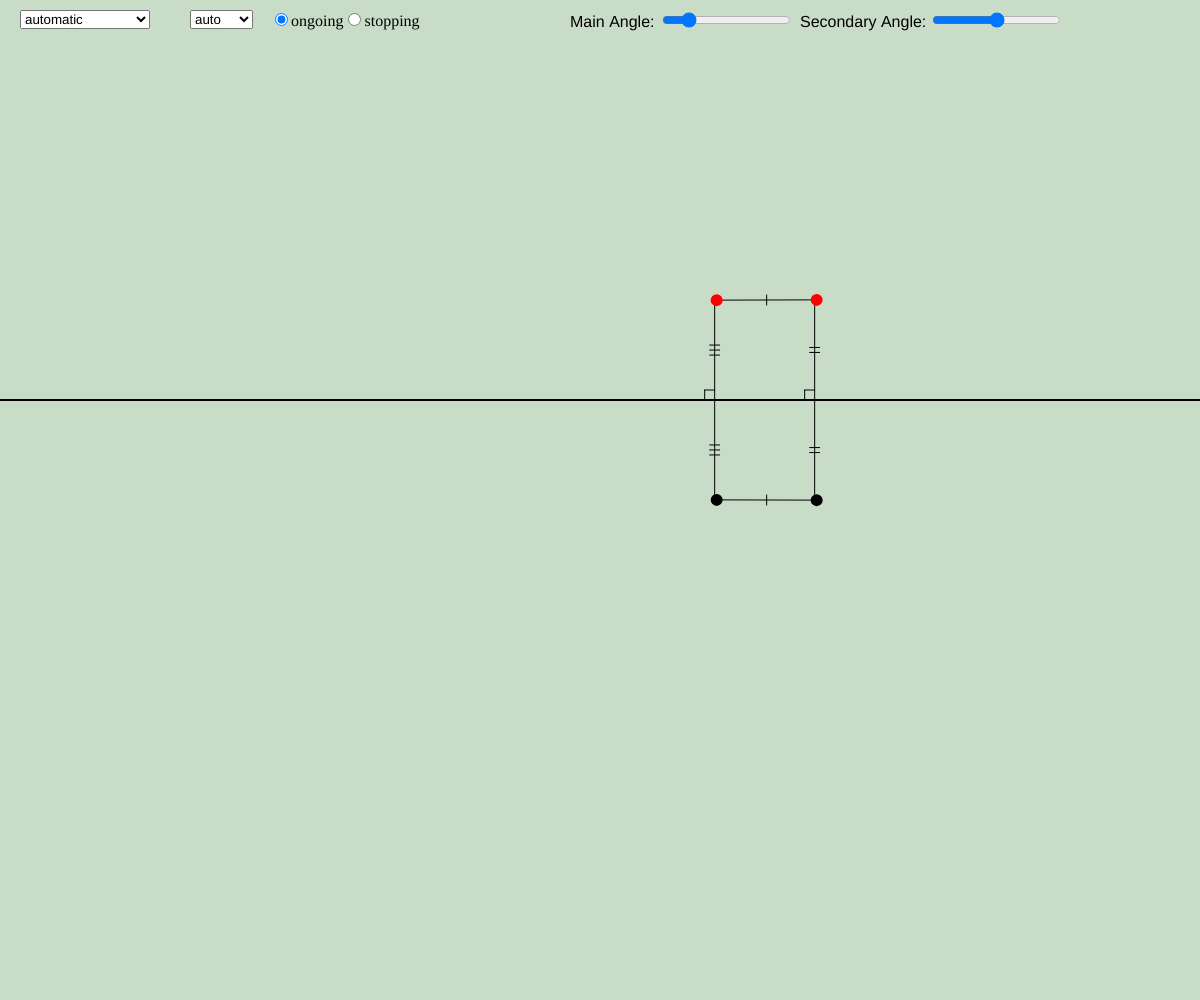
Frame 1 (no input)
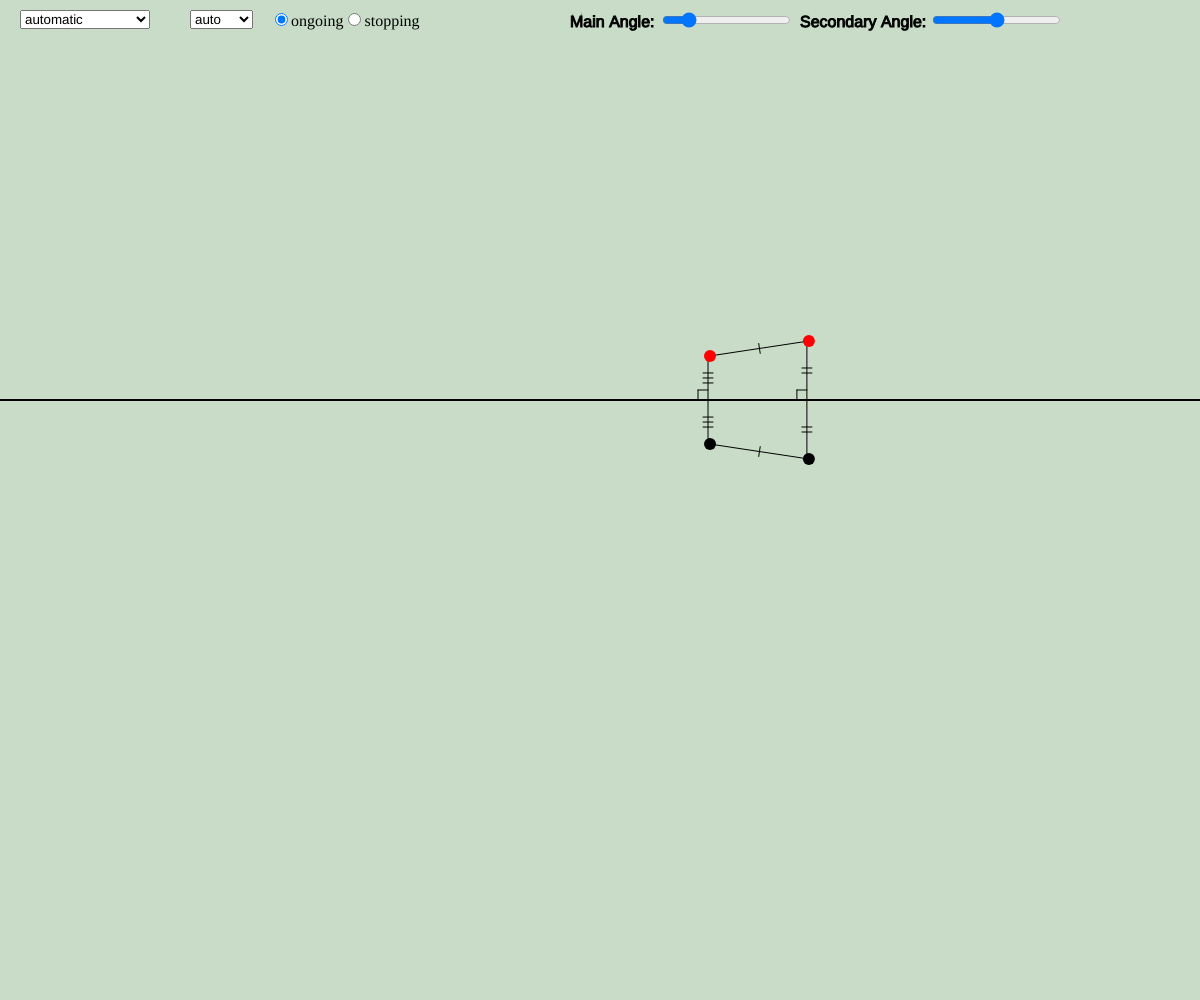
Frame 60 (no input)
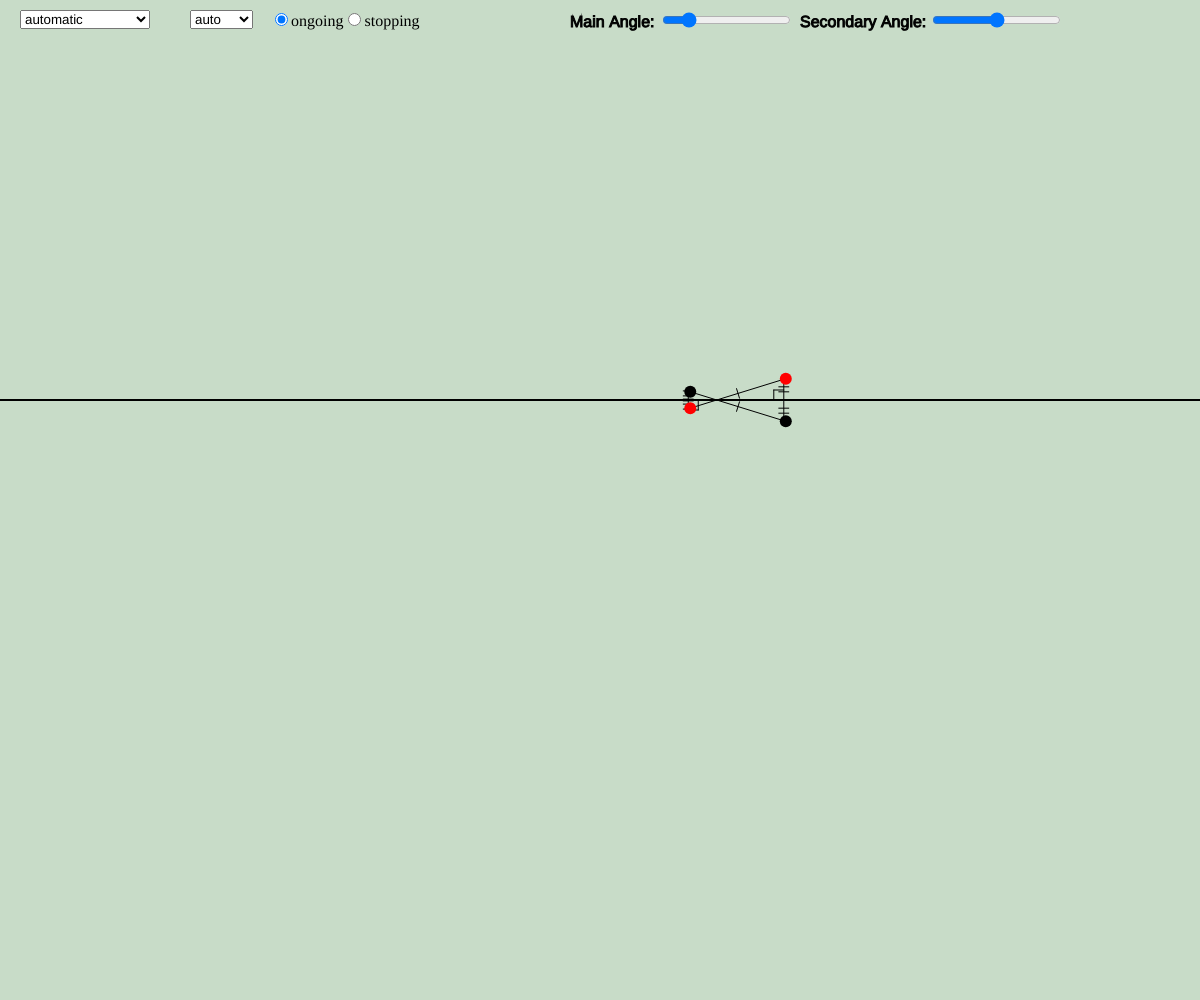
Frame 120 (the mouse pressed at the canvas centre since frame 60)

The p5.js sketch that drew these frames (run headless with seeded random() and noise() and a simulated clock; from frame 60 on, the mouse is pressed at the canvas centre):

// p5.js sketch
// ── sketch.js
/* Application that emulates the compositions of two reflections are rotations, etc.
 * version 0.3, 2026/02/18, snow00two, 
 * \href{https://creativecommons.org/licenses/by-nc-nd/4.0/}{\ccbyncsa}
 */ 
let widthCanvas = 720 * 3/2  ; //=1080
let heightCanvas = 405 * 3/2 ; //=607.5
let centerX = widthCanvas/2 ;
let centerY = heightCanvas/2 ;
const BACK_COLOR = [200, 220, 200] ;
let radiusLarge = widthCanvas ;
const AUTO_SPEED = 0.005 ;
const EPSILON = 5;
let radiusAut1 = 250 ;
let radiusAut2 = 150;
let radiusAut3 = 100;
let radiusAut4 = 30;
let SHIFT_GR = 100 ;
let div0 = 5;
let div1 = 10;
const FIRST_PERIOD = 2000;//period
const SECOND_PERIOD = FIRST_PERIOD + 2600;
const THIRD_PERIOD = SECOND_PERIOD + 2600;
const TEST_PERIOD = 200;

let selectComp ;
let selectMode ;
let tilteRatioP ;
let tilteRatioS ;
let stopSwitch ;
let switchState ; 
let autoMode ;
let modeSelect;

const MAX_REFRECT0 = THIRD_PERIOD;
const MAX_REFRECT = MAX_REFRECT0 + SECOND_PERIOD;
const MAX_ROTATE = MAX_REFRECT + FIRST_PERIOD;
const MAX_GLID_REF = MAX_ROTATE + THIRD_PERIOD;

function setup() {
  widthCanvas = windowWidth ;
  heightCanvas = windowHeight ;
  centerX = windowWidth / 2;
  centerY = windowHeight / 2;
  scaleCanvas = min(widthCanvas, heightCanvas);
  radiusAut1 = scaleCanvas / 2.5;
  radiusAut2 = scaleCanvas / 4;
  radiusAut3 = scaleCanvas / 6;
  radiusAut4 = scaleCanvas /20;
  selectComp = createSelect() ;
  selectComp.option('automatic', 'auto');
  selectComp.option('parallel reflections', 'reflections0') ; /* compositions of two reflections with respect to parallel line */
  selectComp.option('reflections', 'reflections') ; /* compositions of two reflections with respect to non parallel line   */
  selectComp.option('rotations', 'rotations') ; /* compositions of two rotations of different centers  */
  selectComp.option('glide Reflections', 'glideRef'); /* compsition of the same glide refrection is a translation */
  selectComp.selected('auto') ;
  selectComp.position(130 -110, 10) ;
  selectComp.changed( resetBackground ) ;

  autoMode = selectComp.value();

  selectMode = createSelect() ;
  selectMode.option('auto', 'auto') ; /*  auto demo mode */
  selectMode.option('mouse', 'mouse') ; /*  mouse input mode */
  selectMode.selected('auto') ;
  selectMode.position(300 -110, 10) ;

  stopSwitch = createRadio();
  stopSwitch.option('ongoing');
  stopSwitch.option('stopping');
  stopSwitch.selected('ongoing');
  stopSwitch.position(380 -110, 10);

  tilteRatioP = createSlider(0.1, 100-0.1, 100/6) ; /* percentage of angle to PI */
  tilteRatioP.position(660, 10) ;

  tilteRatioS = createSlider(0.1, 100-0.1, 100 * 2.5/5) ; /* percent of angle to PI(1-tilteRatioP/100) */
  tilteRatioS.position(930, 10) ;

  createCanvas(widthCanvas, heightCanvas) ;
  background(BACK_COLOR) ;

  textSize(16);//We need to set the fontsize here for using in the draw functin.
}

let i = 0; // time parameter
let h = 0; //parameter controlling auto mode 
let periodState = 0;

function draw() {
  // auto play mode or selecting mode: processing of h
  if (autoMode === 'auto'){
    if (h < MAX_REFRECT0){
      modeSelect = 'reflections0';
      h++; 
    } else if (h < MAX_REFRECT){
      modeSelect = 'reflections';
      h++; 
    } else if (h < MAX_ROTATE){
      modeSelect = 'rotations';
      h++; 
    } else if (h === MAX_ROTATE) {// We need to reset periodState = 0, i = 0 here. 
        // Otherwise in 'glideRef' mode, periodState is 1 and i => i++
      modeSelect = 'glideRef';
      periodState = 0;
      i = 0;
      h++;
    } else if (h < MAX_GLID_REF){
      modeSelect = 'glideRef';
      h++;
    } else {
      h = 0;
    }
  } else {
    modeSelect = autoMode;
  }

  //processing priod state and i
  if (i < FIRST_PERIOD) {
    periodState = 0;
  } else if ( i < SECOND_PERIOD && (modeSelect === 'reflections0' || modeSelect === 'reflections' || modeSelect === 'glideRef') ){
    periodState = 1;
  } else if ( i < THIRD_PERIOD && (modeSelect === 'reflections0' || modeSelect === 'glideRef') ){
    periodState = 2;
  } else {
    periodState = 0;
    i = 0 ;
  }

  // test
  // if (i % TEST_PERIOD === 0){
  //   console.log(periodState);
  //   console.log(modeSelect);
  //   console.log(h);
  //   console.log(i);
  // }

  background(BACK_COLOR) ;
  let p0X ; 
  let p0Y ;
  let q0X ;
  let q0Y ;
  let r0X ;
  let r0Y ;
  let pX ; 
  let pY ;
  let qX ;
  let qY ;
  let rX ;
  let rY ;
  let pqX ;
  let pqY ; 
  let qpX ;
  let qpY ; 
  let prX ;
  let prY ;
  let p1q1X ;
  let p1q1Y ;
  let q1p1X ;
  let q1p1Y ;
  let qrX ;
  let qrY ; 
  let rqX ;
  let rqY ; 
  const NUM_FLICK_1 = 1;
  const NUM_FLICK_2 = 2;
  const NUM_FLICK_3 = 3;
  let angleP;
  let angleS;
  let xX ;
  let xY ;
  let x1X;
  let x1Y;
  let x2X;
  let x2Y;
  let x3X;
  let x3Y;
  let xM1X;
  let xM1Y;
  let xM2X;
  let xM2Y;
  let xM3X;
  let xM3Y;

  let smallShift = 2;// shift segments in 'reflection0' to separete each other

  // text('Composition of:', 10, 29-2);
  text('Main Angle:', 570, 29-2);
  text('Secondary Angle:', 800, 29-2);
  switchState = stopSwitch.value();

  let radiusAut;
  if (modeSelect === 'reflections') {
    radiusAut = radiusAut1;
  } else if (modeSelect === 'rotations' || modeSelect === 'glideRef'){
    radiusAut = radiusAut2;
  } else if (modeSelect === 'reflections0') {
    radiusAut = radiusAut3;
  }

  if (selectMode.value() === 'auto') {
    xX = centerX + radiusAut * cos(AUTO_SPEED * i) ;
    xY = centerY - radiusAut * sin(AUTO_SPEED * i) ;
    i = freezingFrame(switchState,i);//i=i++ ; or i = i;
  } else if ( selectMode.value() === 'mouse' ) {
    if ( mouseX >= 0 && mouseX <= widthCanvas &&  mouseY >= 0 && mouseY <=heightCanvas ){
      xX = mouseX ;
      xY = mouseY ;
    }
  }

  let xPX = xX + radiusAut4 * cos(AUTO_SPEED * i /2);
  let xPY = xY + radiusAut4 * sin(AUTO_SPEED * i /2);
  let xDX = xX - radiusAut4 * cos(AUTO_SPEED * i /2);
  let xDY = xY - radiusAut4 * sin(AUTO_SPEED * i /2);
  
  if (modeSelect === 'reflections0'){
    let halfWidth = heightCanvas/div1;
    pqX = widthCanvas;
    pqY = centerY - halfWidth;
    qpX = 0;
    qpY = pqY;
    p1q1X = pqX;
    p1q1Y = centerY + halfWidth;
    q1p1X = qpX;
    q1p1Y = p1q1Y;
    let p2q2X = pqX;
    let p2q2Y = p1q1Y+2 * halfWidth;
    let q2p2X = qpX;
    let q2p2Y = p2q2Y;
    let p3q3X = pqX;
    let p3q3Y = p2q2Y+ 2 * halfWidth;
    let q3p3X = qpX;
    let q3p3Y = p3q3Y;
    let pM1qM1X = pqX;
    let pM1qM1Y = pqY - 2 * halfWidth;
    let qM1pM1X = qpX ;
    let qM1pM1Y = pM1qM1Y;
    let pM2qM2X = pqX;
    let pM2qM2Y = pqY - 4 * halfWidth;
    let qM2pM2X = qpX ;
    let qM2pM2Y = pM2qM2Y;
    let pM3qM3X = pqX;
    let pM3qM3Y = pqY - 6 * halfWidth;
    let qM3pM3X = qpX ;
    let qM3pM3Y = pM3qM3Y;
    let xP1X;
    let xP1Y;
    let xD1X;
    let xD1Y;
    let xP2X;
    let xP2Y;
    let xD2X;
    let xD2Y;
    let xPM2X;
    let xPM2Y;
    let xDM2X;
    let xDM2Y;
    let xPM3X;
    let xPM3Y;
    let xP3X;
    let xP3Y;
    let xD3X;
    let xD3Y;
    let xP4X;
    let xP4Y;
    let xD4X;
    let xD4Y;
    let xPM4X;
    let xPM4Y;
    let xDM4X;
    let xDM4Y;

    [xPM1X, xPM1Y] = refPoint(xPX, xPY, pqX, pqY, qpX, qpY);
    [xDM1X, xDM1Y] = refPoint(xDX, xDY, pqX, pqY, qpX, qpY);
    [xP1X, xP1Y] = refPoint(xPX, xPY, p1q1X, p1q1Y, q1p1X, q1p1Y);
    [xD1X, xD1Y] = refPoint(xDX, xDY, p1q1X, p1q1Y, q1p1X, q1p1Y);

    [xP2X, xP2Y] = refPoint(xPM1X, xPM1Y, p1q1X, p1q1Y, q1p1X, q1p1Y);
    [xD2X, xD2Y] = refPoint(xDM1X, xDM1Y, p1q1X, p1q1Y, q1p1X, q1p1Y);
    [xPM2X, xPM2Y] = refPoint(xP1X, xP1Y, pqX, pqY, qpX, qpY);
    [xDM2X, xDM2Y] = refPoint(xD1X, xD1Y, pqX, pqY, qpX, qpY);
    
    [xPM3X, xPM3Y] = refPoint(xP2X, xP2Y, pqX, pqY, qpX, qpY);
    [xDM3X, xDM3Y] = refPoint(xD2X, xD2Y, pqX, pqY, qpX, qpY);
    [xP3X, xP3Y] = refPoint(xPM2X, xPM2Y, p1q1X, p1q1Y, q1p1X, q1p1Y);
    [xD3X, xD3Y] = refPoint(xDM2X, xDM2Y, p1q1X, p1q1Y, q1p1X, q1p1Y);
   
    [xP4X, xP4Y] = refPoint(xPM3X, xPM3Y, p1q1X, p1q1Y, q1p1X, q1p1Y);
    [xD4X, xD4Y] = refPoint(xDM3X, xDM3Y, p1q1X, p1q1Y, q1p1X, q1p1Y,pqX);
    [xPM4X, xPM4Y] = refPoint(xP3X, xP3Y, pqX, pqY, qpX, qpY );
    [xDM4X, xDM4Y] = refPoint(xD3X, xD3Y, pqX, pqY, qpX, qpY);
    strokeWeight(2) ;
    line(pqX, pqY, qpX, qpY);
    strokeWeight(1) ;

    if (periodState === 0) {
      strokeWeight(1) ;
      drawRef(xPX - smallShift, xPY, xPM1X - smallShift, xPM1Y, NUM_FLICK_2);
      drawRef(xDX - smallShift, xDY, xDM1X - smallShift, xDM1Y, NUM_FLICK_3);
      lineFlickMark(xPX, xPY, xDX, xDY, NUM_FLICK_1);
      lineFlickMark(xPM1X, xPM1Y, xDM1X, xDM1Y, NUM_FLICK_1);

      strokeWeight(12);
      stroke('black'); 
      point(xPX, xPY);
      point(xDX, xDY);

      stroke('red'); 
      point(xPM1X, xPM1Y);
      point(xDM1X, xDM1Y);

    } else if  (periodState === 1) {
      drawRef(xPM1X - smallShift, xPM1Y, xPX - smallShift, xPY, NUM_FLICK_2);
      drawRef(xDM1X - smallShift, xDM1Y, xDX - smallShift, xDY, NUM_FLICK_3);
      drawRef(xP1X + smallShift, xP1Y, xPX + smallShift, xPY, NUM_FLICK_2);
      drawRef(xD1X + smallShift, xD1Y, xDX + smallShift, xDY, NUM_FLICK_3);

      strokeWeight(2) ;
      line(p1q1X, p1q1Y, q1p1X, q1p1Y);

      strokeWeight(1) ;
      lineFlickMark(xPX, xPY, xDX, xDY,NUM_FLICK_1);
      lineFlickMark(xPM1X, xPM1Y, xDM1X, xDM1Y,NUM_FLICK_1);
      lineFlickMark(xP1X, xP1Y, xD1X, xD1Y,NUM_FLICK_1);

      strokeWeight(12);
      stroke('black'); 
      point(xPX, xPY);
      point(xDX, xDY);

      stroke('red'); 
      point(xPM1X, xPM1Y);
      point(xDM1X, xDM1Y);
      point(xP1X, xP1Y);
      point(xD1X, xD1Y);
    } else if  (periodState === 2) {
      strokeWeight(2) ;
      line(p1q1X, p1q1Y, q1p1X, q1p1Y);
      line(p2q2X, p2q2Y, q2p2X, q2p2Y);
      // line(p3q3X, p3q3Y, q3p3X, q3p3Y);
      line(pM1qM1X, pM1qM1Y, qM1pM1X, qM1pM1Y);
      strokeWeight(1) ;

      lineFlickMark(xPX, xPY, xDX, xDY, NUM_FLICK_1);
      lineFlickMark(xP1X, xP1Y, xD1X, xD1Y, NUM_FLICK_1);
      lineFlickMark(xP2X, xP2Y, xD2X, xD2Y, NUM_FLICK_1);
      lineFlickMark(xP3X, xP3Y, xD3X, xD3Y, NUM_FLICK_1);
      lineFlickMark(xP4X, xP4Y, xD4X, xD4Y, NUM_FLICK_1);
      lineFlickMark(xPM1X, xPM1Y, xDM1X, xDM1Y, NUM_FLICK_1);
      lineFlickMark(xPM2X, xPM2Y, xDM2X, xDM2Y, NUM_FLICK_1);
      lineFlickMark(xPM3X, xPM3Y, xDM3X, xDM3Y, NUM_FLICK_1);
      lineFlickMark(xPM4X, xPM4Y, xDM4X, xDM4Y, NUM_FLICK_1);

      strokeWeight(12);
      stroke('black'); 
      point(xPX, xPY);
      point(xDX, xDY);
      point(xP2X, xP2Y);
      point(xD2X, xD2Y);
      point(xP4X, xP4Y);
      point(xD4X, xD4Y);
      point(xPM2X, xPM2Y);
      point(xDM2X, xDM2Y);
      point(xPM4X, xPM4Y);
      point(xDM4X, xDM4Y);

      stroke('red'); 
      point(xP1X, xP1Y);
      point(xD1X, xD1Y);
      point(xP3X, xP3Y);
      point(xD3X, xD3Y);
      point(xPM1X, xPM1Y);
      point(xDM1X, xDM1Y);
      point(xPM3X, xPM3Y);
      point(xDM3X, xDM3Y);
    }
    strokeWeight(1);
    stroke('black'); 
  } else if (modeSelect === 'reflections'){
    angleP = PI * tilteRatioP.value()/100 ;
    pX = centerX;
    pY = centerY;
    qX = pX + radiusAut1;
    qY = pY;
    rX = pX + radiusAut1 * cos(angleP) ;
    rY = pY - radiusAut1 * sin(angleP) ; 
    pqX = qX + 3 * radiusLarge;
    pqY = qY ;
    qpX = 0 ;
    qpY = qY ;
    prX = pX + radiusLarge * cos(angleP) ;
    prY = pY - radiusLarge * sin(angleP) ; 
    rpX = pX - radiusLarge * cos(angleP) ;
    rpY = pY + radiusLarge * sin(angleP) ;
  
    strokeWeight(2) ;
    line(pqX, pqY, qpX, qpY);

    if (periodState === 0) {
      [x1X, x1Y] = refPoint(xX, xY, pX, pY, qX, qY);
      drawRef(xX, xY, x1X, x1Y, 1);
      strokeWeight(5) ;
      stroke('red');
      line(pX, pY, xX, xY);
      stroke('black') ;
      line(pX, pY, x1X, x1Y);
      strokeWeight(12);
      stroke('black'); 
      point(xX, xY);
      stroke('red'); 
      point(x1X, x1Y);

    } else if  (periodState === 1) {
      line(prX, prY, rpX ,rpY);

      [x1X, x1Y] = refPoint(xX, xY, pX, pY, qX, qY);
      drawRef(xX, xY, x1X, x1Y, 1);

      [xdPX, xdPY] = refPoint(x1X, x1Y,pX, pY, rX, rY);
      drawRef(x1X, x1Y, xdPX, xdPY, 2);

      strokeWeight(5) ;
      stroke('red');
      line(pX, pY, xX, xY);
      line(pX, pY, xdPX, xdPY);
      stroke('black') ;
      line(pX, pY, x1X, x1Y);

      strokeWeight(12);
      stroke('black'); 
      point(xX, xY);
      stroke('red'); 
      point(x1X, x1Y);
      stroke('green'); 
      point(xdPX, xdPY);
    } 
  
    strokeWeight(1);
    stroke('black'); 
  } else if (modeSelect === 'rotations') {
    angleP = PI * tilteRatioP.value()/100 ;
    angleS = (PI - angleP) * tilteRatioS.value()/100 ;

    p0X = 0;
    p0Y = 0;
    q0X = p0X + radiusAut2 * (cos(angleP) - sin(angleP)/tan(angleP + angleS) );// + =>  - 
    q0Y = p0Y;
    r0X = p0X + radiusAut2 * cos(angleP) ;
    r0Y = p0Y - radiusAut2 * sin(angleP) ; 
    pqr0X =(p0X + q0X +r0X)/3;
    pqr0Y =(p0Y + q0Y +r0Y)/3;

    let D = max(abs(q0X-p0X), abs(q0Y-p0Y),abs(r0X-p0X),abs(r0Y-p0Y), abs(q0X-r0X),abs(q0Y-r0Y));
    let scaleF = 2*radiusAut2/D;
    pX = centerX +scaleF*(p0X-pqr0X);
    pY = centerY + scaleF*(p0Y-pqr0Y);
    qX = centerX +scaleF*(q0X-pqr0X);
    qY = centerY + scaleF*(q0Y-pqr0Y);                                          //since y axis is the inverse direction
    rX = centerX +scaleF*(r0X-pqr0X);
    rY = centerY + scaleF*(r0Y-pqr0Y);
    pqX = qX + 3 * widthCanvas;
    pqY = qY ;
    qpX = 0 ;
    qpY = qY ;
    prX = pX +  3 * widthCanvas * cos(angleP) ;
    prY = pY -  3 * widthCanvas * sin(angleP) ; 
    rpX = pX -  3 * widthCanvas * cos(angleP) ;
    rpY = pY +  3 * widthCanvas * sin(angleP) ;

    strokeWeight(2) ;
    line(pqX, pqY, qpX, qpY);
    line(prX, prY, rpX ,rpY);

    let d = dist(qX, qY, rX, rY);
    if (d > EPSILON ){
      let replaceX =  3 * widthCanvas * (rX - qX)/d;
      let replaceY =  3 * widthCanvas * (rY - qY)/d; 
      rqX = qX + replaceX;
      rqY = qY + replaceY;
      qrX = qX - replaceX;
      qrY = qY - replaceY;
      line(rqX ,rqY, qrX, qrY);   
    } else {
      ;
    }

    if (periodState === 0 || periodState === 1) {
      [x1X, x1Y] = refPoint(xX, xY, pX, pY, qX, qY);
      drawRef(xX, xY, x1X, x1Y, NUM_FLICK_1);

      [xdPX, xdPY] = refPoint(x1X, x1Y,pX, pY, rX, rY)
      drawRef(x1X, x1Y, xdPX, xdPY, NUM_FLICK_2);

      [xtPX, xtPY] = refPoint(x1X, x1Y, qX, qY, rX, rY)
      drawRef(x1X, x1Y, xtPX, xtPY, NUM_FLICK_3);

      strokeWeight(5) ;
      line(pX, pY, x1X, x1Y);
      line(rX, rY, x1X, x1Y);
      line(qX, qY, x1X, x1Y);

      stroke(255, 0, 0) ;
      line(pX, pY, xX, xY);
      line(pX, pY, xdPX, xdPY);
      stroke(0, 0,255) ;
      line(rX, rY, xdPX, xdPY);
      line(rX, rY, xtPX, xtPY);
      stroke(0,255, 0) ;
      line(qX, qY, xtPX, xtPY);
      line(qX, qY, xX, xY);

      stroke(0, 0, 0) ;
      strokeWeight(1) ;

      strokeWeight(12);
      stroke('black'); 
      point(xX, xY);
      stroke('green'); 
      point(x1X, x1Y);
      stroke('blue'); 
      point(xdPX, xdPY);
      stroke('red'); 
      point(xtPX, xtPY);     
    }
    strokeWeight(1);
    stroke('black'); 
  } else if (modeSelect === 'glideRef') {
    pqX = widthCanvas;
    pqY = centerY;
    qpX = 0;
    qpY = pqY;
    strokeWeight(2) ;
    line(pqX,pqY, qpX, qpY);
    strokeWeight(1) ;
    let mPX;
    let mPY;
    let mDX;
    let mDY;
    let mP1X;
    let mP1Y;
    let mP2X;
    let mP2Y;
    let mP3X;
    let mP3Y;
    let mP4X;
    let mP4Y;
    let mP5X;
    let mP5Y;
    let mD1X;
    let mD1Y;
    let mD2X;
    let mD2Y;
    let mD3X;
    let mD3Y;
    let mD4X;
    let mD4Y;
    let mD5X;
    let mD5Y;
    let gP1X;
    let gP1Y;
    let gP2X;
    let gP2Y;
    let gP3X;
    let gP3Y;
    let gP4X;
    let gP4Y;
    let gP5X;
    let gP5Y;
    let gD1X;
    let gD1Y;
    let gD2X;
    let gD2Y;
    let gD3X;
    let gD3Y;
    let gD4X;
    let gD4Y;
    let gD5X;
    let gD5Y;
    let mPM1X;
    let mPM1Y;
    let mPM2X;
    let mPM2Y;
    let mPM3X;
    let mPM3Y;
    let mPM4X;
    let mPM4Y;
    let mPM5X;
    let mPM5Y;
    let mDM1X;
    let mDM1Y;
    let mDM2X;
    let mDM2Y;
    let mDM3X;
    let mDM3Y;
    let mDM4X;
    let mDM4Y;
    let mDM5X;
    let mDM5Y;
    let gPM1X;
    let gPM1Y;
    let gPM2X;
    let gPM2Y;
    let gPM3X;
    let gPM3Y;
    let gPM4X;
    let gPM4Y;
    let gPM5X;
    let gPM5Y;
    let gDM1X;
    let gDM1Y;
    let gDM2X;
    let gDM2Y;
    let gDM3X;
    let gDM3Y;//gdM3Y
    let gDM4X;
    let gDM4Y;
    let gDM5X;
    let gDM5Y;
 
    [mPX, mPY, mP1X, mP1Y, gP1X, gP1Y] = glideRef(xPX, xPY, pqX, pqY, qpX, qpY);
    [mP1X, mP1Y, mP2X, mP2Y, gP2X, gP2Y] = glideRef(gP1X, gP1Y, pqX, pqY, qpX, qpY);
    [mP2X, mP2Y, mP3X, mP3Y, gP3X, gP3Y] = glideRef(gP2X, gP2Y, pqX, pqY, qpX, qpY);
    [mP3X, mP3Y, mP4X, mP4Y, gP4X, gP4Y] = glideRef(gP3X, gP3Y, pqX, pqY, qpX, qpY);
    [mP4X, mP4Y, mP5X, mP5Y, gP5X, gP5Y] = glideRef(gP4X, gP4Y, pqX, pqY, qpX, qpY);

    [mPMX, mPMY, mPM1X, mPM1Y, gPM1X, gPM1Y] = glideRef(xPX, xPY, qpX, qpY, pqX, pqY);//another direction
    [mPM1X, mPM1Y, mPM2X, mPM2Y, gPM2X, gPM2Y] = glideRef(gPM1X, gPM1Y, qpX, qpY, pqX, pqY);//another direction
    [mPM2X, mPM2Y, mPM3X, mPM3Y, gPM3X, gPM3Y] = glideRef(gPM2X, gPM2Y, qpX, qpY, pqX, pqY);//another direction
    [mPM3X, mPM3Y, mPM4X, mPM4Y, gPM4X, gPM4Y] = glideRef(gPM3X, gPM3Y, qpX, qpY, pqX, pqY);//another direction
    [mPM4X, mPM4Y, mPM5X, mPM5Y, gPM5X, gPM5Y] = glideRef(gPM4X, gPM4Y, qpX, qpY, pqX, pqY);//another direction

    [mDX, mDY, mD1X, mD1Y, gD1X, gD1Y] = glideRef(xDX, xDY, pqX, pqY, qpX, qpY);
    [mD1X, mD1Y, mD2X, mD2Y, gD2X, gD2Y] = glideRef(gD1X, gD1Y, pqX, pqY, qpX, qpY);//another direction
    [mD2X, mD2Y, mD3X, mD3Y, gD3X, gD3Y] = glideRef(gD2X, gD2Y, pqX, pqY, qpX, qpY);
    [mD3X, mD3Y, mD4X, mD4Y, gD4X, gD4Y] = glideRef(gD3X, gD3Y, pqX, pqY, qpX, qpY);
    [mD4X, mD4Y, mD5X, mD5Y, gD5X, gD5Y] = glideRef(gD4X, gD4Y, pqX, pqY, qpX, qpY);

    [mDMX, mDMY, mDM1X, mDM1Y, gDM1X, gDM1Y] = glideRef(xDX, xDY, qpX, qpY, pqX, pqY);//another direction
    [mDM1X, mDM1Y, mDM2X, mDM2Y, gDM2X, gDM2Y] = glideRef(gDM1X, gDM1Y, qpX, qpY, pqX, pqY);//another direction
    [mDM2X, mDM2Y, mDM3X, mDM3Y, gDM3X, gDM3Y] = glideRef(gDM2X, gDM2Y, qpX, qpY, pqX, pqY);//another direction
    [mDM3X, mDM3Y, mDM4X, mDM4Y, gDM4X, gDM4Y] = glideRef(gDM3X, gDM3Y, qpX, qpY, pqX, pqY);//another direction
    [mDM4X, mDM4Y, mDM5X, mDM5Y, gDM5X, gDM5Y] = glideRef(gDM4X, gDM4Y, qpX, qpY, pqX, pqY);//another direction
    
    if (periodState === 0) {
      drawGridRef (xPX, xPY, mPX, mPY, mP1X, mP1Y, gP1X, gP1Y, NUM_FLICK_2);
      drawGridRef (xDX, xDY, mDX, mDY, mD1X, mD1Y, gD1X, gD1Y, NUM_FLICK_3);

      lineFlickMark(xPX, xPY,xDX, xDY, NUM_FLICK_1);
      lineFlickMark(gP1X, gP1Y, gD1X, gD1Y, NUM_FLICK_1);

      strokeWeight(12);
      stroke('black'); 
      point(xPX, xPY);
      point(xDX, xDY);
      stroke('red'); 
      point(gP1X, gP1Y);
      point(gD1X, gD1Y);
      // stroke('red'); 
      // point(xdPX, xdPY);
    } else if (periodState === 1) {
      drawGridRef (xPX, xPY, mPX, mPY, mP1X, mP1Y, gP1X, gP1Y, NUM_FLICK_2);
      drawGridRef (xDX, xDY, mDX, mDY, mD1X, mD1Y, gD1X, gD1Y, NUM_FLICK_3);
      drawGridRef (xPX, xPY, mPX, mPY, mPM1X, mPM1Y, gPM1X, gPM1Y, NUM_FLICK_2);
      drawGridRef (xDX, xDY, mDMX, mDMY, mDM1X, mDM1Y, gDM1X, gDM1Y, NUM_FLICK_3);

      lineFlickMark(xPX, xPY, xDX, xDY, NUM_FLICK_1);
      lineFlickMark(gP1X, gP1Y, gD1X, gD1Y, NUM_FLICK_1);
      lineFlickMark(gPM1X, gPM1Y, gDM1X, gDM1Y, NUM_FLICK_1);

      strokeWeight(12);
      stroke('black'); 
      point(xPX, xPY);
      point(xDX, xDY);
      stroke('red'); 
      point(gP1X, gP1Y);
      point(gPM1X, gPM1Y);
      point(gD1X, gD1Y);
      point(gDM1X, gDM1Y);
    } else if (periodState === 2) {
      lineFlickMark(xPX, xPY, xDX, xDY, NUM_FLICK_1);
      lineFlickMark(gP1X, gP1Y, gD1X, gD1Y, NUM_FLICK_1);
      lineFlickMark(gP2X, gP2Y, gD2X, gD2Y, NUM_FLICK_1);
      lineFlickMark(gP3X, gP3Y, gD3X, gD3Y, NUM_FLICK_1);
      lineFlickMark(gP4X, gP4Y, gD4X, gD4Y, NUM_FLICK_1);
      lineFlickMark(gP5X, gP5Y, gD5X, gD5Y, NUM_FLICK_1);

      lineFlickMark(gPM1X, gPM1Y, gDM1X, gDM1Y, NUM_FLICK_1);
      lineFlickMark(gPM2X, gPM2Y, gDM2X, gDM2Y, NUM_FLICK_1);
      lineFlickMark(gPM3X, gPM3Y, gDM3X, gDM3Y, NUM_FLICK_1);
      lineFlickMark(gPM4X, gPM4Y, gDM4X, gDM4Y, NUM_FLICK_1);
      lineFlickMark(gPM5X, gPM5Y, gDM5X, gDM5Y, NUM_FLICK_1);

      strokeWeight(12);
      stroke('black'); 
      point(xPX, xPY);
      point(gP2X, gP2Y);
      point(gPM2X, gPM2Y);
      point(gP4X, gP4Y);
      point(gPM4X, gPM4Y);
      point(xDX, xDY);
      point(gD2X, gD2Y);
      point(gDM2X, gDM2Y);
      point(gD4X, gD4Y);
      point(gDM4X, gDM4Y);
      
      stroke('red'); 
      point(gP1X, gP1Y);
      point(gPM1X, gPM1Y);
      point(gP3X, gP3Y);
      point(gPM3X, gPM3Y);
      point(gP5X, gP5Y);
      point(gPM5X, gPM5Y);

      point(gD1X, gD1Y);
      point(gDM1X, gDM1Y);
      point(gD3X, gD3Y);
      point(gDM3X, gDM3Y);
      point(gD5X, gD5Y);
      point(gDM5X, gDM5Y);
    }
    strokeWeight(1);
    stroke('black'); 
  } 
}

function refPoint (xXcd, xYcd, pXcd, pYcd, qXcd, qYcd ){
  let sqdistancePQ = sq(qXcd - pXcd) + sq(qYcd - pYcd);
  let innerProduct = (xXcd - pXcd)*(qXcd - pXcd)
    + (xYcd - pYcd)*(qYcd-pYcd);
  let uXcd ;
  let uYcd ;
  let x1Xcd ;
  let x1Ycd ;
  if (sqdistancePQ == 0){
    uXcd = 0;
    uYcd = 0;
  } else {
    uXcd = innerProduct * (qXcd-pXcd)/sqdistancePQ;
    uYcd = innerProduct * (qYcd-pYcd)/sqdistancePQ;
    x1Xcd = 2 * (pXcd + uXcd) - xXcd;
    x1Ycd = 2 * (pYcd + uYcd) - xYcd;
  //  line(xXcd, xYcd, pXcd +uXcd, pYcd +uYcd );
    return [x1Xcd, x1Ycd]; 
  }
}

function glideRef (xXcd, xYcd, pXcd, pYcd, qXcd, qYcd) {
  let x1X;
  let x1Y;
  [x1X, x1Y] = refPoint (xXcd, xYcd, pXcd, pYcd, qXcd, qYcd );
  let mxx1X = (xXcd + x1X)/2;
  let mxx1Y = (xYcd + x1Y)/2;

  let dispX = (qXcd - pXcd)/div0;
  let dispY = (qYcd - pYcd)/div0;
  let gxx1X = mxx1X + dispX; // g.=gride
  let gxx1Y = mxx1Y + dispY;
  let gx1X = x1X + dispX;
  let gx1Y = x1Y + dispY;
  return [mxx1X, mxx1Y, gxx1X,gxx1Y, gx1X, gx1Y];
}

function lineFlickMark(xXcd, xYcd, x1Xcd, x1Ycd, num) {
  let mxx1X = (xXcd +  x1Xcd)/2;
  let mxx1Y = (xYcd +  x1Ycd)/2;
  let unitX;
  let unitY;
  let dxxP = dist(xXcd, xYcd, x1Xcd, x1Ycd);
  if (dxxP > EPSILON ){
    unitX = EPSILON * (xXcd - x1Xcd)/dxxP;
    unitY = EPSILON * (xYcd - x1Ycd)/dxxP; 
  } else {
    unitX = xXcd - x1Xcd;
    unitY = xYcd - x1Ycd; 
  }

  strokeWeight(1) ;
  if (num == 1){
    line(mxx1X -unitY, mxx1Y + unitX, mxx1X +unitY, mxx1Y - unitX);   
  } else if (num == 2){
    line(mxx1X -unitX/2 -unitY, mxx1Y -unitY/2  + unitX, mxx1X -unitX/2 +unitY, mxx1Y - unitY/2 - unitX); 
    line(mxx1X +unitX/2 -unitY, mxx1Y +unitY/2  + unitX, mxx1X +unitX/2 +unitY, mxx1Y + unitY/2 - unitX);   
  }  else if (num == 3){
    line(mxx1X -unitX -unitY, mxx1Y -unitY  + unitX, mxx1X -unitX +unitY, mxx1Y - unitY - unitX); 
    line(mxx1X +unitX -unitY, mxx1Y +unitY  + unitX, mxx1X +unitX +unitY, mxx1Y + unitY - unitX);
    line(mxx1X -unitY, mxx1Y + unitX, mxx1X +unitY, mxx1Y - unitX);   
  }
  line(xXcd, xYcd, x1Xcd, x1Ycd);
}

function rightAngleMark(xXcd, xYcd, x1Xcd, x1Ycd, instR) {
  let unitX;
  let unitY;
  let dxxP = dist(xXcd, xYcd, x1Xcd, x1Ycd);
  if (dxxP > EPSILON ){
    unitX = EPSILON * (xXcd - x1Xcd)/dxxP;
    unitY = EPSILON * (xYcd - x1Ycd)/dxxP; 
  } else {
    unitX = xXcd - x1Xcd;
    unitY = xYcd - x1Ycd; 
  }
  if (instR === 'botRight'){
      line(x1Xcd + 2*unitY, x1Ycd - 2*unitX, x1Xcd + 2*unitY + 2*unitX, x1Ycd - 2*unitX + 2*unitY );
      line(x1Xcd + 2*unitX, x1Ycd + 2*unitY, x1Xcd + 2*unitY + 2*unitX, x1Ycd - 2*unitX + 2*unitY );
  } else if (instR === 'botLeft') {
      line(x1Xcd - 2*unitY, x1Ycd + 2*unitX, x1Xcd - 2*unitY + 2*unitX, x1Ycd + 2*unitX + 2*unitY );
      line(x1Xcd +2*unitX, x1Ycd + 2*unitY, x1Xcd -2*unitY + 2*unitX, x1Ycd + 2*unitX + 2*unitY );
  } else if (instR === 'topRight') {
      line(xXcd - 2*unitY, xYcd + 2*unitX, xXcd - 2*unitY - 2*unitX, xYcd + 2*unitX - 2*unitY );
      line(xXcd - 2*unitX, xYcd - 2*unitY, xXcd - 2*unitX - 2*unitY, xYcd - 2*unitY + 2*unitX );
  } else if (instR === 'topleft') {
    line(xXcd + 2*unitY, xYcd - 2*unitX, xXcd + 2*unitY - 2*unitX, xYcd - 2*unitX - 2*unitY );
    line(xXcd - 2*unitX, xYcd - 2*unitY, xXcd - 2*unitX + 2*unitY, xYcd - 2*unitY - 2*unitX );
  } 
}

function drawRef (xXcd, xYcd, x1Xcd, x1Ycd, num){
  let cXcd = (xXcd + x1Xcd)/2 ;
  let cYcd = (xYcd + x1Ycd)/2 ;
  let instR = 'botRight';
  lineFlickMark(xXcd, xYcd, cXcd, cYcd, num);
  lineFlickMark(x1Xcd, x1Ycd, cXcd, cYcd, num);
  //rightAngleMark(xXcd, xYcd, cYcd, cYcd, instR);
  rightAngleMark(x1Xcd, x1Ycd, cXcd, cYcd, instR);
}

function drawGridRef (xXcd, xYcd, mxx1X, mxx1Y, gxx1X, gxx1Y, gx1X, gx1Y, num){
  let instR = 'botRight';
  lineFlickMark(xXcd, xYcd, mxx1X, mxx1Y, num);
  lineFlickMark(gx1X, gx1Y, gxx1X, gxx1Y, num);
  rightAngleMark(xXcd, xYcd, mxx1X, mxx1Y, instR);
  rightAngleMark(gx1X, gx1Y, gxx1X, gxx1Y, instR);
}

function freezingFrame(sState,num){
  if ( sState == 'ongoing' ){ //'ongoing'
    return num + 1;
  } else if ( sState == 'stopping') {
    return num ;
  }
}

function resetBackground () {
    background(BACK_COLOR) ;
    i = 0;
    h = 0;
    periodState = 0;
    autoMode = selectComp.value();
}

// ── README.html
<!DOCTYPE html>
        <html>
        <head>
            <meta charset="UTF-8">
            <title>The purpose of this program</title>
            <style>
/* From extension vscode.github */
/*---------------------------------------------------------------------------------------------
 *  Copyright (c) Microsoft Corporation. All rights reserved.
 *  Licensed under the MIT License. See License.txt in the project root for license information.
 *--------------------------------------------------------------------------------------------*/

.vscode-dark img[src$=\#gh-light-mode-only],
.vscode-light img[src$=\#gh-dark-mode-only],
.vscode-high-contrast:not(.vscode-high-contrast-light) img[src$=\#gh-light-mode-only],
.vscode-high-contrast-light img[src$=\#gh-dark-mode-only] {
	display: none;
}

</style>
            
        <link rel="stylesheet" href="https://cdn.jsdelivr.net/gh/Microsoft/vscode/extensions/markdown-language-features/media/markdown.css">
<link rel="stylesheet" href="https://cdn.jsdelivr.net/gh/Microsoft/vscode/extensions/markdown-language-features/media/highlight.css">
<style>
            body {
                font-family: -apple-system, BlinkMacSystemFont, 'Segoe WPC', 'Segoe UI', system-ui, 'Ubuntu', 'Droid Sans', sans-serif;
                font-size: 14px;
                line-height: 1.6;
            }
        </style>
        <style>
.task-list-item {
    list-style-type: none;
}

.task-list-item-checkbox {
    margin-left: -20px;
    vertical-align: middle;
    pointer-events: none;
}
</style>
<style>
:root {
  --color-note: #0969da;
  --color-tip: #1a7f37;
  --color-warning: #9a6700;
  --color-severe: #bc4c00;
  --color-caution: #d1242f;
  --color-important: #8250df;
}

</style>
<style>
@media (prefers-color-scheme: dark) {
  :root {
    --color-note: #2f81f7;
    --color-tip: #3fb950;
    --color-warning: #d29922;
    --color-severe: #db6d28;
    --color-caution: #f85149;
    --color-important: #a371f7;
  }
}

</style>
<style>
.markdown-alert {
  padding: 0.5rem 1rem;
  margin-bottom: 16px;
  color: inherit;
  border-left: .25em solid #888;
}

.markdown-alert>:first-child {
  margin-top: 0
}

.markdown-alert>:last-child {
  margin-bottom: 0
}

.markdown-alert .markdown-alert-title {
  display: flex;
  font-weight: 500;
  align-items: center;
  line-height: 1
}

.markdown-alert .markdown-alert-title .octicon {
  margin-right: 0.5rem;
  display: inline-block;
  overflow: visible !important;
  vertical-align: text-bottom;
  fill: currentColor;
}

.markdown-alert.markdown-alert-note {
  border-left-color: var(--color-note);
}

.markdown-alert.markdown-alert-note .markdown-alert-title {
  color: var(--color-note);
}

.markdown-alert.markdown-alert-important {
  border-left-color: var(--color-important);
}

.markdown-alert.markdown-alert-important .markdown-alert-title {
  color: var(--color-important);
}

.markdown-alert.markdown-alert-warning {
  border-left-color: var(--color-warning);
}

.markdown-alert.markdown-alert-warning .markdown-alert-title {
  color: var(--color-warning);
}

.markdown-alert.markdown-alert-tip {
  border-left-color: var(--color-tip);
}

.markdown-alert.markdown-alert-tip .markdown-alert-title {
  color: var(--color-tip);
}

.markdown-alert.markdown-alert-caution {
  border-left-color: var(--color-caution);
}

.markdown-alert.markdown-alert-caution .markdown-alert-title {
  color: var(--color-caution);
}

</style>
        
        </head>
        <body class="vscode-body vscode-light">
            <h1 id="the-purpose-of-this-program">The purpose of this program</h1>
<p>The purpose of this program is to simulate basic geometric operations of Euclidean plane.</p>
<ul>
<li>the compsition of two refrections is a rotation</li>
<li>the compsition of two refrections with paralel lines is a paralel translation</li>
<li>the compsition of two rotations is a rotation</li>
<li>the compsition of two same glide refrection is a paralel translation</li>
</ul>

            
            
        </body>
        </html>
